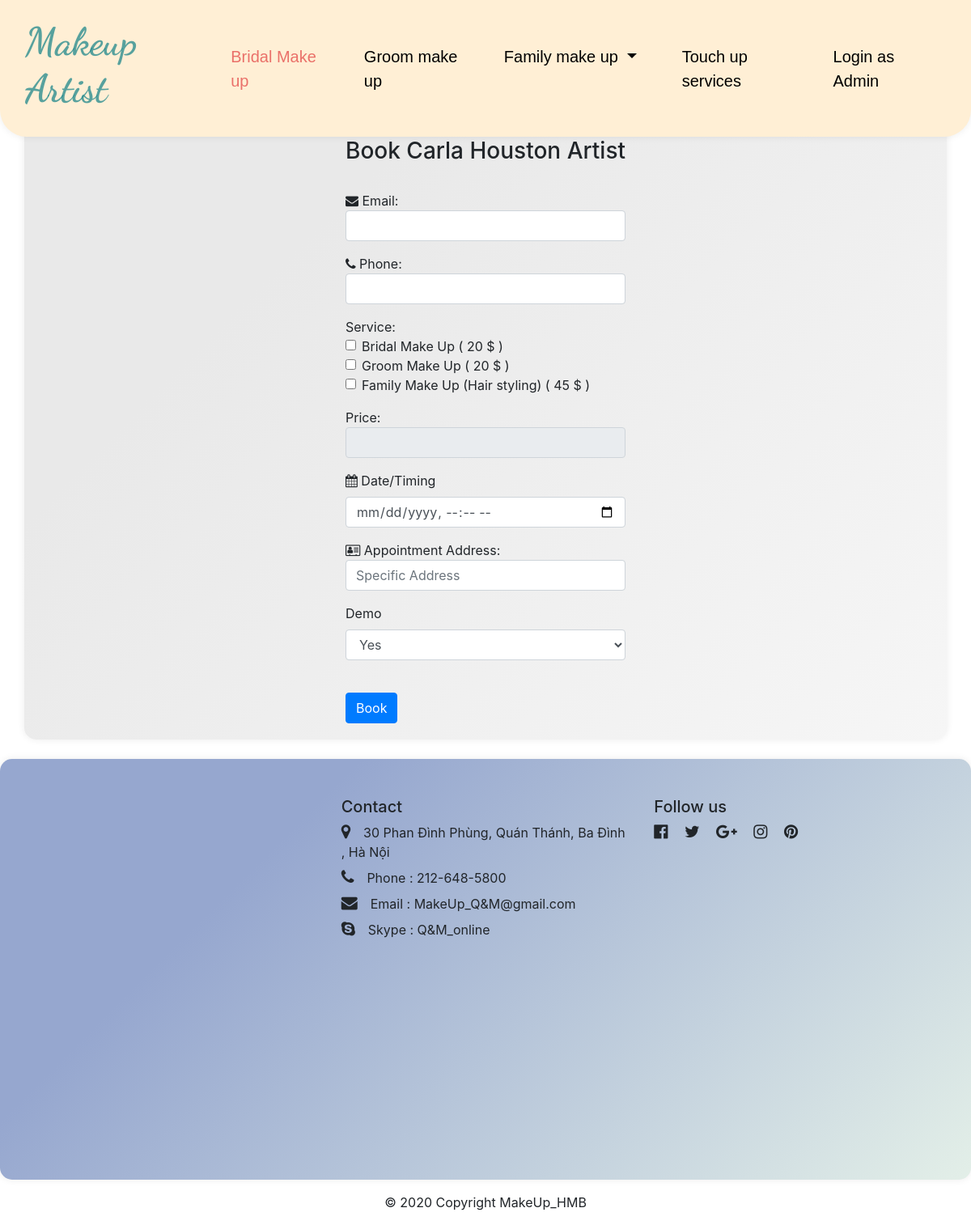
The page /Book_Artist.php?Artist_Name=Carla Houston&ID=1 on the database its author committed.
### tables this page shows
CREATE TABLE `artist_service` (
  `Service_ID` int(11) NOT NULL,
  `Artist_ID` int(11) NOT NULL,
  `img_sample_path` varchar(255) NOT NULL,
  `Price` float NOT NULL
);

CREATE TABLE `service` (
  `ID` int(11) NOT NULL,
  `Name` varchar(50) NOT NULL
);

### lib_db.php (called while the page is built, shortened)
<?php
global $link;
function select_one($sql){
	$data = exec_select($sql);
	return $data[0];
}
function select_list($sql){
	return exec_select($sql);
}
function exec_select($sql){
	global $link;
	$ret = isset($ret) ? $ret : array();
	$res = $link->query($sql);
	$err = mysqli_error($link);
	if ($res ){
		while( $row = $res->fetch_array(MYSQLI_ASSOC) )
		{
			$ret[]= $row ;
		}
	}
	return $ret;
}

### Book_Artist.php (the view, shortened to what this page needs)
<?php
 include('lib_db.php');
 $artist_name= $_GET['Artist_Name'];
 $artist_id = $_GET['ID'];
 $sql = "SELECT Service.ID, Name , Price  FROM service join artist_service on Service.id =  artist_service.Service_ID where artist_ID =$artist_id";
 $datas_1 = select_list($sql);
 $sql = "SELECT Demo_charge from artist_information where ID = $artist_id";
 $data_1 = select_one($sql);
?>
<div id="content" class="margin-top-150px">
    <div class="container mt-5">
        <div class="row justify-content-center mt-5 frame"style="background-color: #f6f6f6;background-image: linear-gradient(315deg, #f6f6f6 0%, #e9e9e9 74%);">
        <form method='post' action="Book_Artist_Result.php?Artist_ID=<?php echo"$artist_id";?>&Artist_Name=<?php echo $artist_name;?>" id="form-order"enctype="multipart/form-data">
            <h3 class="text-center">Book <?php echo "$artist_name";?> Artist</h3> <br>
            <div class="form-group">
            <i class="fa fa-envelope" aria-hidden="true"></i> Email:<input type="email" id="id" class="form-control" name="Customer_Email" required>
            </div>
            <div class="form-group">
            <i class="fa fa-phone" aria-hidden="true"></i> Phone:<input type="tel" class="form-control" name="Customer_Phone"required>
            </div>
            <div class="form-group">
                Service:<br>
                <?php foreach($datas_1 as $data){?>
                    <div class='form-check '>
                        <input type='checkbox' name = 'Service' class='form-check-input' value='<?php echo $data["Price"];?>' id='<?php echo $data["ID"];?>' onclick='total_Service_Price()'>
                        <label class='form-check-label' for='<?php echo $data["Name"];?>'>
                        <?php echo $data["Name"];?>  ( <?php echo $data["Price"];?> $ )
                        </label>
                    </div>
                <?php } ?>
            </div>
            <div class="form-group">
                Price:<input type="text" class="form-control" value='' id="total" name="Total_Price" readonly>
            </div>
            <div class="form-group">
                <label for="myDateTimeLocal2"><i class="fa fa-calendar" aria-hidden="true"></i>     Date/Timing</label>
                <input type="datetime-local" id="myDateTimeLocal2" class="form-control" name="Datetime"required>
            </div>
            <div class="form-group">
            <i class="fa fa-address-card-o" aria-hidden="true"></i> Appointment Address:<input type="text" placeholder="Specific Address" class="form-control" name="Address"required>
            </div>
            <div class="form-group">
                <label for="mySelect1">Demo</label>
                <?php if($data_1["Demo_charge"] != 0){?>
                    <select id="mySelect1" class="form-control" name="Demo" required>
                        <option value='Yes'>Yes</option>
                    </select>
                <?php } else{ ?>
                <p><?php echo $artist_name ;?> doesn't provide demo session</p>
                <?php }?>
            </div>
            <br>
            <input type="submit" name="Book" class="btn btn-primary" value="Book">
        </form>
        </div>
    </div>
</div>
</html>

### Makeup.css (style rules this page uses)
header { display:inline-block; text-align: left; box-shadow: 0 0 10px rgba(0,0,0,.08); padding: 15px; border-bottom-left-radius: 33px; border-bottom-right-radius: 33px; font-family: 'Montserrat',Helvetica,Arial,Lucida,sans-serif; background-color:rgb(255, 239, 213); width:100%; position:fixed; top:0px; z-index: 10000 ; }
header h4 { font-family: 'Dancing Script', cursive; font-size:3rem; color:rgba(29, 134, 138, 0.747); font-weight: bold; }
.navbar-nav > li { padding-left:20px; padding-right:20px; }
.navbar-custom .navbar-nav .nav-link { color: black; font-size: 20px; }
#content { margin-top: 90px; }
.margin-top-150px { margin-top: 150px !important; }
.col-md-4 { margin-top: 27px; }
.frame { box-shadow: 0 0 10px rgba(0,0,0,.08); padding: 20px; border-radius: 15px; }
.footer_background { background-color: #e3efe8; background-image: linear-gradient(315deg, #e3efe8 0%, #96a7cf 74%); }

### rows shown on the page
artist_service: Service_ID.Name "Bridal Make Up", Price "20"
artist_service: Service_ID.Name "Groom Make Up", Price "20"
artist_service: Service_ID.Name "Family Make Up (Hair styling)", Price "45"

### other values the page prints
$artist_name "Carla Houston"
